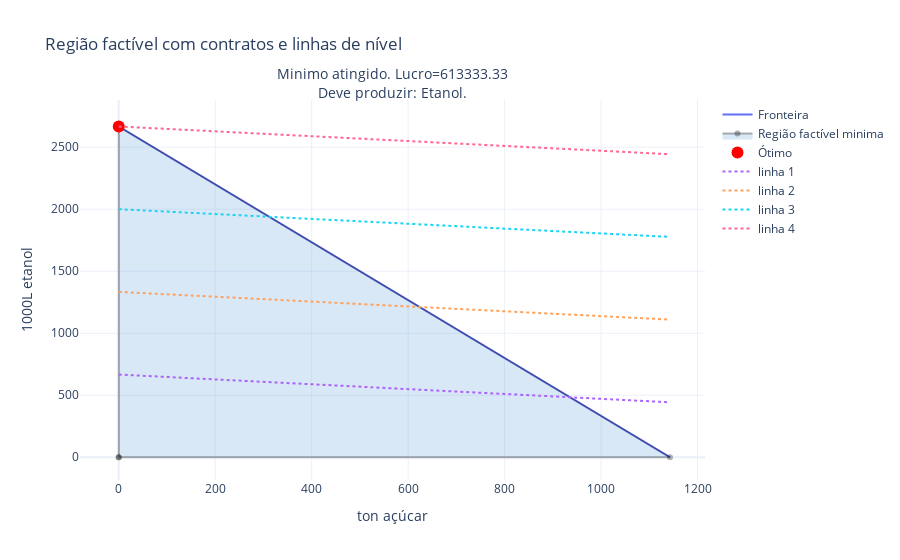

Write notebook code for a chart like this one.
### Code cell
# Cenario de etanol

c1_etanol = 45
c2_etanol = 230         
a11_etanol = 7.0         
a12_etanol = 3.0         
s_etanol = 100.0         
k_etanol = 80.0

(fig, most_profitable)  = geometric_solution(s_etanol, k_etanol, c1_etanol, c2_etanol, a11_etanol, a12_etanol)
fig

### Figure 1 — Plotly figure (JSON) as saved in the notebook; plotly's stock layout.template omitted (floating-point values rounded to 4 significant figures; data arrays with more than 128 entries replaced by an {"elided": "..."} marker saying what was removed)
{"data": [{"name": "Fronteira", "type": "scatter", "x": {"elided": "200 float values"}, "y": {"elided": "200 float values"}}, {"fill": "toself", "fillcolor": "rgba(0,100,200,0.15)", "line": {"color": "rgba(0,0,0,0.3)"}, "name": "Região factível minima", "type": "scatter", "x": [0, 1143.0, 0, 0], "y": [0, 0, 2667.0, 0]}, {"marker": {"color": "red", "size": 12}, "mode": "markers", "name": "Ótimo", "type": "scatter", "x": [0], "y": [2667.0]}, {"line": {"dash": "dot"}, "mode": "lines", "name": "linha 1", "type": "scatter", "x": {"elided": "200 float values"}, "y": {"elided": "200 float values"}}, {"line": {"dash": "dot"}, "mode": "lines", "name": "linha 2", "type": "scatter", "x": {"elided": "200 float values"}, "y": {"elided": "200 float values"}}, {"line": {"dash": "dot"}, "mode": "lines", "name": "linha 3", "type": "scatter", "x": {"elided": "200 float values"}, "y": {"elided": "200 float values"}}, {"line": {"dash": "dot"}, "mode": "lines", "name": "linha 4", "type": "scatter", "x": {"elided": "200 float values"}, "y": {"elided": "200 float values"}}], "layout": {"annotations": [{"font": {"size": 14}, "showarrow": false, "text": "Minimo atingido. Lucro=613333.33", "x": 0.5, "xref": "paper", "y": 1.1, "yref": "paper"}, {"font": {"size": 14}, "showarrow": false, "text": "Deve produzir: Etanol.", "x": 0.5, "xref": "paper", "y": 1.05, "yref": "paper"}], "title": {"text": "Região factível com contratos e linhas de nível"}, "xaxis": {"title": {"text": "ton açúcar"}}, "yaxis": {"title": {"text": "1000L etanol"}}}}
